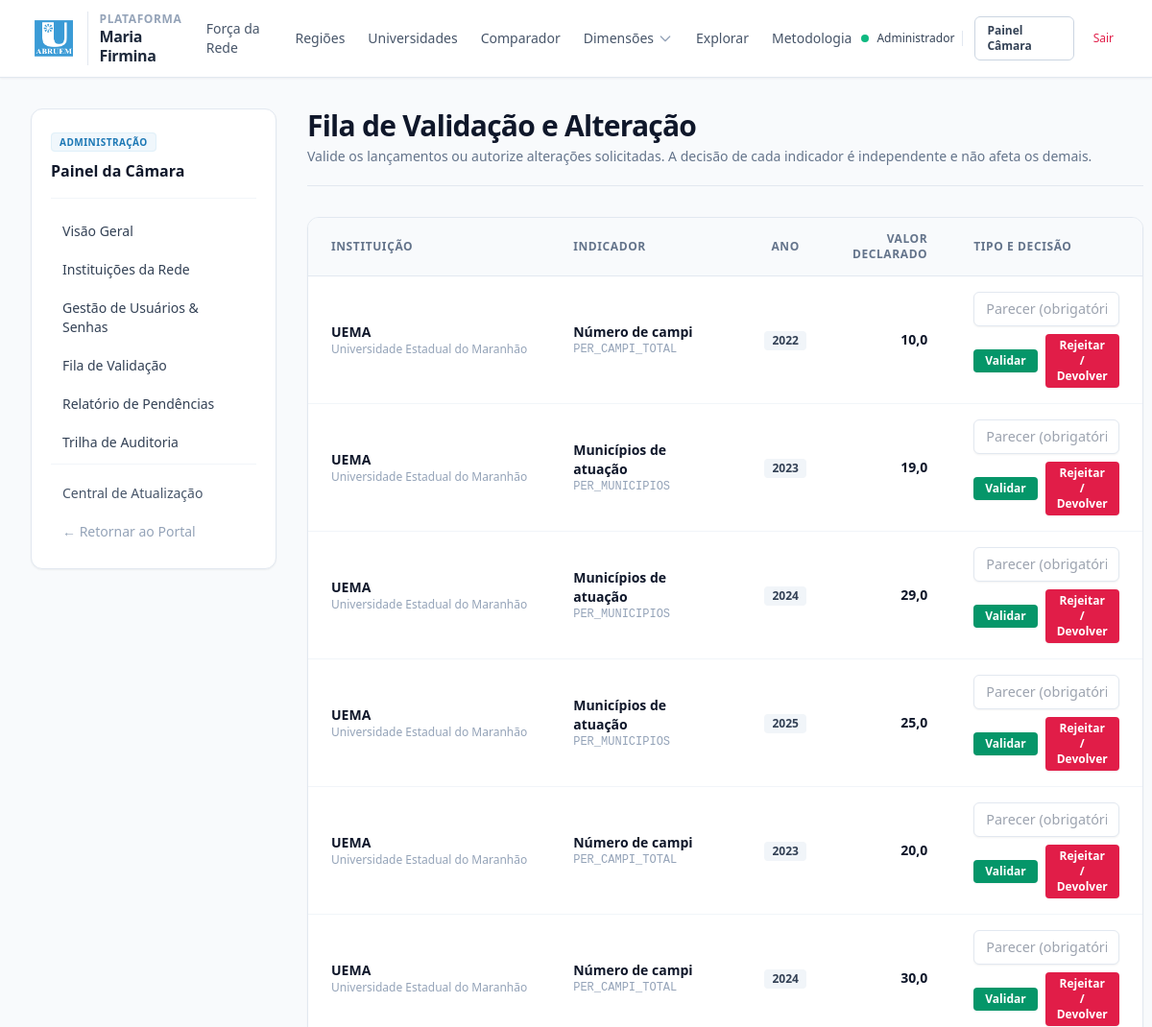
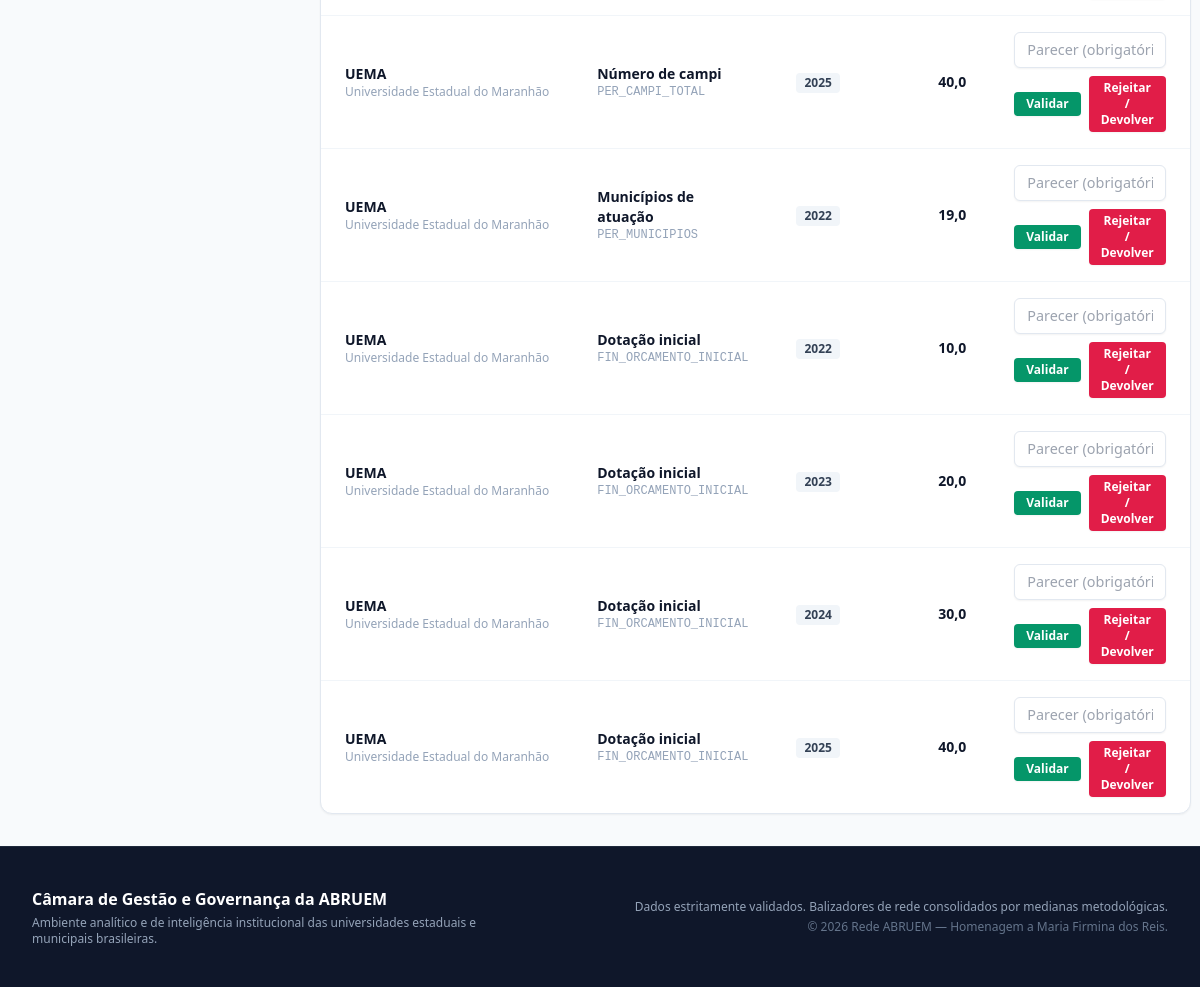
Page /admin/submissoes (signed in) on the earlier database version (2 pictures, top to bottom).
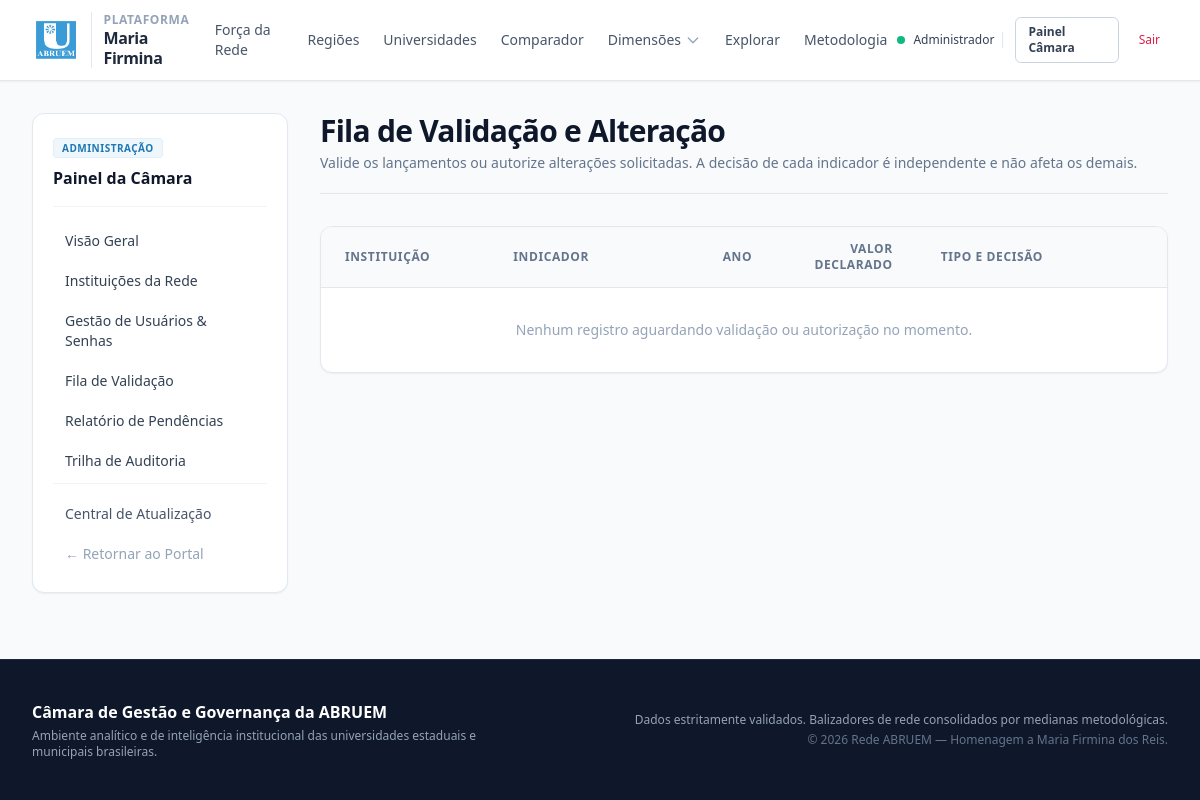
Same page on the later database version.
### tables this page shows
CREATE TABLE registro_dados (
    id INTEGER PRIMARY KEY AUTOINCREMENT,
    universidade_id TEXT NOT NULL,
    indicador_id TEXT NOT NULL,
    ano_referencia INTEGER NOT NULL,
    valor_numerico REAL,
    valor_texto TEXT,
    status_dado TEXT NOT NULL DEFAULT 'RASCUNHO',
    fonte_tipo TEXT,
    fonte_descricao TEXT,
    fonte_url TEXT,
    parecer_devolucao TEXT,
    atualizado_por INTEGER,
    criado_em DATETIME DEFAULT CURRENT_TIMESTAMP,
    atualizado_em DATETIME DEFAULT CURRENT_TIMESTAMP,
    UNIQUE (universidade_id, indicador_id, ano_referencia),
    FOREIGN KEY (universidade_id) REFERENCES universidades(id) ON DELETE CASCADE,
    FOREIGN KEY (indicador_id) REFERENCES indicadores(id) ON DELETE CASCADE,
    FOREIGN KEY (atualizado_por) REFERENCES usuarios(id) ON DELETE SET NULL
);

CREATE TABLE universidades (
    id TEXT PRIMARY KEY,
    sigla TEXT NOT NULL UNIQUE,
    nome TEXT NOT NULL,
    tipo TEXT NOT NULL,
    uf TEXT NOT NULL,
    regiao TEXT NOT NULL,
    municipio_sede TEXT,
    ano_filiacao INTEGER,
    status TEXT DEFAULT 'ATIVA',
    criado_em DATETIME DEFAULT CURRENT_TIMESTAMP
, autonomia_financeira INTEGER DEFAULT 0);

CREATE TABLE indicadores (
    id TEXT PRIMARY KEY,
    codigo TEXT NOT NULL UNIQUE,
    nome TEXT NOT NULL,
    dimensao TEXT NOT NULL,
    tipo_dado TEXT NOT NULL,
    tipo_agregacao TEXT NOT NULL,
    origem TEXT NOT NULL DEFAULT 'INFORMADO',
    unidade_medida TEXT,
    descricao TEXT,
    obrigatorio INTEGER DEFAULT 1,
    ativo INTEGER DEFAULT 1
);

### app/controllers/admin_controller.py (the view)
@admin_bp.route('/submissoes')
def submissoes():
    reg_repo = RegistroRepository()
    itens = reg_repo.listar_submissoes_pendentes()
    return render_template('admin/submissoes.html', submissoes=itens)

### app/controllers/admin_controller.py (called while the page is built)
@admin_bp.before_request
def verificar_acesso_admin():
    if not AuthService.esta_autenticado() or not AuthService.exigir_admin():
        abort(403)

### app/repositories/base_repository.py (called while the page is built)
    def executar_consulta(self, sql, parametros=None):
        sql_sqlite = sql.replace('%s', '?')
        conn = get_db_connection()
        try:
            cursor = conn.cursor()
            cursor.execute(sql_sqlite, parametros or ())
            return cursor.fetchall()
        finally:
            conn.close()

### app/repositories/registro_repository.py (called while the page is built)
    def listar_submissoes_pendentes(self):
        sql = """
            SELECT r.*, u.sigla as universidade_sigla, u.nome as universidade_nome,
                   i.codigo as indicador_codigo, i.nome as indicador_nome, i.dimensao,
                   usr.nome as usuario_nome
            FROM registro_dados r
            INNER JOIN universidades u ON r.universidade_id = u.id
            INNER JOIN indicadores i ON r.indicador_id = i.id
            LEFT JOIN usuarios usr ON r.atualizado_por = usr.id
            WHERE r.status_dado IN ('ENVIADO', 'SOLICITADO_ALTERACAO')
            ORDER BY r.atualizado_em ASC
        """
        return self.executar_consulta(sql)

### app/templates/admin/submissoes.html (shortened to what the changed rows need)
{% extends 'layouts/base.html' %}
{% block content %}
<div class="flex flex-col lg:flex-row items-start gap-8">
    <div class="flex-1 w-full space-y-8">
        <div class="border-b border-slate-200 pb-5">
            <h1 class="text-2xl sm:text-3xl font-bold text-slate-900 tracking-tight">Fila de Validação e Alteração</h1>
        </div>
        <div class="bg-white rounded-xl border border-slate-200 shadow-sm overflow-hidden">
            <div class="overflow-x-auto">
                <table class="w-full text-left text-sm text-slate-600">
                    <thead class="bg-slate-50 text-xs font-semibold uppercase tracking-wider text-slate-500 border-b border-slate-200">
                        <tr>
                            <th scope="col" class="px-6 py-3.5 w-1/5">Instituição</th>
                            <th scope="col" class="px-6 py-3.5 w-1/4">Indicador</th>
                            <th scope="col" class="px-6 py-3.5 text-center w-1/12">Ano</th>
                            <th scope="col" class="px-6 py-3.5 text-right w-1/6">Valor Declarado</th>
                            <th scope="col" class="px-6 py-3.5 w-1/3">Tipo e Decisão</th>
                        </tr>
                    </thead>
                    <tbody class="divide-y divide-slate-100">
                        {% for s in submissoes %}
                        <tr class="hover:bg-slate-50/80 transition-colors">
                            <td class="px-6 py-4">
                                <strong class="text-slate-900 block">{{ s.universidade_sigla }}</strong>
                                <span class="text-xs text-slate-400 block truncate">{{ s.universidade_nome }}</span>
                            </td>
                            <td class="px-6 py-4">
                                <strong class="text-slate-900 block">{{ s.indicador_nome }}</strong>
                                <span class="font-mono text-xs text-slate-400 block">{{ s.indicador_codigo }}</span>
                            </td>
                            <td class="px-6 py-4 text-center">
                                <span class="inline-flex items-center px-2 py-0.5 rounded text-xs font-semibold bg-slate-100 text-slate-700">{{ s.ano_referencia }}</span>
                            </td>
                            <td class="px-6 py-4 text-right">
                                <strong class="text-slate-900 text-sm block">
                                    {% if s.valor_numerico is not none %}
                                        {{ (s.valor_numerico | string).replace('.', ',') }}
                                    {% else %}
                                        -
                                    {% endif %}
                                </strong>
                            </td>
                            <td class="px-6 py-4">
                                {% if s.status_dado == 'SOLICITADO_ALTERACAO' %}
                                    <div class="mb-2">
                                        <span class="inline-flex items-center px-2 py-0.5 rounded text-xs font-bold bg-purple-50 text-purple-700 border border-purple-200">
                                            Solicitação de Alteração
                                        </span>
                                        <p class="text-[11px] text-slate-500 mt-1">Aprovar irá zerar a linha deste indicador e liberá-la para nova digitação da IES.</p>
                                    </div>
                                    <form method="POST" action="{{ url_for('admin.decidir_submissao', registro_id=s.id) }}" class="space-y-2">
                                        <input type="text" name="parecer" placeholder="Parecer/Motivo (opcional se aprovar)"
                                               class="w-full rounded-md border-slate-300 text-xs text-slate-700 bg-white shadow-sm focus:border-abruem-500 focus:ring-abruem-500 py-1.5 px-2.5">
                                        <div class="flex items-center gap-2">
                                            <button type="submit" name="decisao" value="APROVAR_ALTERACAO"
                                                    class="px-3 py-1 bg-purple-600 hover:bg-purple-700 text-white rounded text-xs font-semibold shadow-sm transition">
                                                Permitir Alteração (Zerar)
                                            </button>
                                            <button type="submit" name="decisao" value="RECUSAR_ALTERACAO"
                                                    class="px-3 py-1 bg-slate-600 hover:bg-slate-700 text-white rounded text-xs font-semibold shadow-sm transition">
                                                Recusar Pedido
                                            </button>
                                        </div>
                                    </form>
                                {% else %}
                                    <form method="POST" action="{{ url_for('admin.decidir_submissao', registro_id=s.id) }}" class="space-y-2">
                                        <input type="text" name="parecer" placeholder="Parecer (obrigatório se devolver)"
                                               class="w-full rounded-md border-slate-300 text-xs text-slate-700 bg-white shadow-sm focus:border-abruem-500 focus:ring-abruem-500 py-1.5 px-2.5">
                                        <div class="flex items-center gap-2">
                                            <button type="submit" name="decisao" value="VALIDAR"
                                                    class="px-3 py-1 bg-emerald-600 hover:bg-emerald-700 text-white rounded text-xs font-semibold shadow-sm transition">
                                                Validar
                                            </button>
                                            <button type="submit" name="decisao" value="DEVOLVER"
                                                    class="px-3 py-1 bg-rose-600 hover:bg-rose-700 text-white rounded text-xs font-semibold shadow-sm transition">
                                                Rejeitar / Devolver
                                            </button>
                                        </div>
                                    </form>
                                {% endif %}
                            </td>
                        </tr>
                        {% else %}
                        <tr>
                            <td colspan="5" class="px-6 py-8 text-center text-sm text-slate-400">Nenhum registro aguardando validação ou autorização no momento.</td>
                        </tr>
                        {% endfor %}
                    </tbody>
                </table>
            </div>
        </div>
    </div>
</div>
{% endblock %}

Differences in the rows shown:
no longer on this page (row edited): registro_dados: universidade_sigla "UEMA", universidade_nome "Universidade Estadual do Maranhão", indicador_nome "Número de campi", indicador_codigo "PER_CAMPI_TOTAL", ano_referencia "2022", valor_numerico "10,0"
no longer on this page (row edited): registro_dados: universidade_sigla "UEMA", universidade_nome "Universidade Estadual do Maranhão", indicador_nome "Municípios de atuação", indicador_codigo "PER_MUNICIPIOS", ano_referencia "2023", valor_numerico "19,0"
no longer on this page (row edited): registro_dados: universidade_sigla "UEMA", universidade_nome "Universidade Estadual do Maranhão", indicador_nome "Municípios de atuação", indicador_codigo "PER_MUNICIPIOS", ano_referencia "2024", valor_numerico "29,0"
no longer on this page (row edited): registro_dados: universidade_sigla "UEMA", universidade_nome "Universidade Estadual do Maranhão", indicador_nome "Municípios de atuação", indicador_codigo "PER_MUNICIPIOS", ano_referencia "2025", valor_numerico "25,0"
no longer on this page (row edited): registro_dados: universidade_sigla "UEMA", universidade_nome "Universidade Estadual do Maranhão", indicador_nome "Número de campi", indicador_codigo "PER_CAMPI_TOTAL", ano_referencia "2023", valor_numerico "20,0"
no longer on this page (row edited): registro_dados: universidade_sigla "UEMA", universidade_nome "Universidade Estadual do Maranhão", indicador_nome "Número de campi", indicador_codigo "PER_CAMPI_TOTAL", ano_referencia "2024", valor_numerico "30,0"
no longer on this page (row edited): registro_dados: universidade_sigla "UEMA", universidade_nome "Universidade Estadual do Maranhão", indicador_nome "Número de campi", indicador_codigo "PER_CAMPI_TOTAL", ano_referencia "2025", valor_numerico "40,0"
no longer on this page (row edited): registro_dados: universidade_sigla "UEMA", universidade_nome "Universidade Estadual do Maranhão", indicador_nome "Municípios de atuação", indicador_codigo "PER_MUNICIPIOS", ano_referencia "2022", valor_numerico "19,0"
no longer on this page (row edited): registro_dados: universidade_sigla "UEMA", universidade_nome "Universidade Estadual do Maranhão", indicador_nome "Dotação inicial", indicador_codigo "FIN_ORCAMENTO_INICIAL", ano_referencia "2022", valor_numerico "10,0"
no longer on this page (row edited): registro_dados: universidade_sigla "UEMA", universidade_nome "Universidade Estadual do Maranhão", indicador_nome "Dotação inicial", indicador_codigo "FIN_ORCAMENTO_INICIAL", ano_referencia "2023", valor_numerico "20,0"
no longer on this page (row edited): registro_dados: universidade_sigla "UEMA", universidade_nome "Universidade Estadual do Maranhão", indicador_nome "Dotação inicial", indicador_codigo "FIN_ORCAMENTO_INICIAL", ano_referencia "2024", valor_numerico "30,0"
no longer on this page (row edited): registro_dados: universidade_sigla "UEMA", universidade_nome "Universidade Estadual do Maranhão", indicador_nome "Dotação inicial", indicador_codigo "FIN_ORCAMENTO_INICIAL", ano_referencia "2025", valor_numerico "40,0"
Other differences:
text now shown: "Nenhum registro aguardando validação ou autorização no momento."
